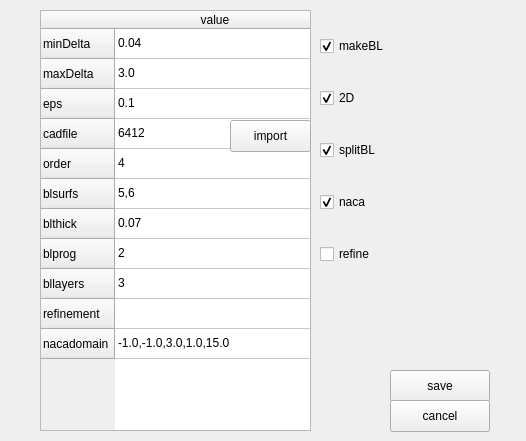
<?xml version="1.0" encoding="UTF-8"?>
<ui version="4.0">
 <class>ParameterForm</class>
 <widget class="QWidget" name="ParameterForm">
  <property name="geometry">
   <rect>
    <x>0</x>
    <y>0</y>
    <width>526</width>
    <height>441</height>
   </rect>
  </property>
  <property name="windowTitle">
   <string>Form</string>
  </property>
  <widget class="QTableWidget" name="tableWidget">
   <property name="geometry">
    <rect>
     <x>40</x>
     <y>10</y>
     <width>271</width>
     <height>421</height>
    </rect>
   </property>
   <attribute name="horizontalHeaderCascadingSectionResizes">
    <bool>true</bool>
   </attribute>
   <attribute name="horizontalHeaderDefaultSectionSize">
    <number>200</number>
   </attribute>
   <row>
    <property name="text">
     <string>minDelta</string>
    </property>
   </row>
   <row>
    <property name="text">
     <string>maxDelta</string>
    </property>
   </row>
   <row>
    <property name="text">
     <string>eps</string>
    </property>
   </row>
   <row>
    <property name="text">
     <string>cadfile</string>
    </property>
   </row>
   <row>
    <property name="text">
     <string>order</string>
    </property>
   </row>
   <row>
    <property name="text">
     <string>blsurfs</string>
    </property>
   </row>
   <row>
    <property name="text">
     <string>blthick</string>
    </property>
   </row>
   <row>
    <property name="text">
     <string>blprog</string>
    </property>
   </row>
   <row>
    <property name="text">
     <string>bllayers</string>
    </property>
   </row>
   <row>
    <property name="text">
     <string>refinement</string>
    </property>
   </row>
   <row>
    <property name="text">
     <string>nacadomain</string>
    </property>
   </row>
   <column>
    <property name="text">
     <string>value</string>
    </property>
   </column>
   <item row="0" column="0">
    <property name="text">
     <string>0.04</string>
    </property>
   </item>
   <item row="1" column="0">
    <property name="text">
     <string>3.0</string>
    </property>
   </item>
   <item row="2" column="0">
    <property name="text">
     <string>0.1</string>
    </property>
   </item>
   <item row="3" column="0">
    <property name="text">
     <string>6412</string>
    </property>
   </item>
   <item row="4" column="0">
    <property name="text">
     <string>4</string>
    </property>
   </item>
   <item row="5" column="0">
    <property name="text">
     <string>5,6</string>
    </property>
   </item>
   <item row="6" column="0">
    <property name="text">
     <string>0.07</string>
    </property>
   </item>
   <item row="7" column="0">
    <property name="text">
     <string>2</string>
    </property>
   </item>
   <item row="8" column="0">
    <property name="text">
     <string>3</string>
    </property>
   </item>
   <item row="10" column="0">
    <property name="text">
     <string>-1.0,-1.0,3.0,1.0,15.0</string>
    </property>
   </item>
  </widget>
  <widget class="QWidget" name="verticalLayoutWidget">
   <property name="geometry">
    <rect>
     <x>320</x>
     <y>10</y>
     <width>160</width>
     <height>281</height>
    </rect>
   </property>
   <layout class="QVBoxLayout" name="verticalLayout">
    <property name="sizeConstraint">
     <enum>QLayout::SetDefaultConstraint</enum>
    </property>
    <item>
     <widget class="QCheckBox" name="checkBox">
      <property name="text">
       <string>makeBL</string>
      </property>
      <property name="checked">
       <bool>true</bool>
      </property>
     </widget>
    </item>
    <item>
     <widget class="QCheckBox" name="checkBox_2">
      <property name="text">
       <string>2D</string>
      </property>
      <property name="checked">
       <bool>true</bool>
      </property>
     </widget>
    </item>
    <item>
     <widget class="QCheckBox" name="checkBox_3">
      <property name="text">
       <string>splitBL</string>
      </property>
      <property name="checked">
       <bool>true</bool>
      </property>
     </widget>
    </item>
    <item>
     <widget class="QCheckBox" name="checkBox_4">
      <property name="text">
       <string>naca</string>
      </property>
      <property name="checked">
       <bool>true</bool>
      </property>
     </widget>
    </item>
    <item>
     <widget class="QCheckBox" name="checkBox_5">
      <property name="text">
       <string>refine</string>
      </property>
     </widget>
    </item>
   </layout>
  </widget>
  <widget class="QPushButton" name="btnImport">
   <property name="geometry">
    <rect>
     <x>230</x>
     <y>120</y>
     <width>81</width>
     <height>32</height>
    </rect>
   </property>
   <property name="text">
    <string>import</string>
   </property>
  </widget>
  <widget class="QPushButton" name="btnSave">
   <property name="geometry">
    <rect>
     <x>390</x>
     <y>370</y>
     <width>100</width>
     <height>32</height>
    </rect>
   </property>
   <property name="text">
    <string>save</string>
   </property>
  </widget>
  <widget class="QPushButton" name="btnCancel">
   <property name="geometry">
    <rect>
     <x>390</x>
     <y>400</y>
     <width>100</width>
     <height>32</height>
    </rect>
   </property>
   <property name="text">
    <string>cancel</string>
   </property>
  </widget>
 </widget>
 <resources/>
 <connections/>
</ui>
